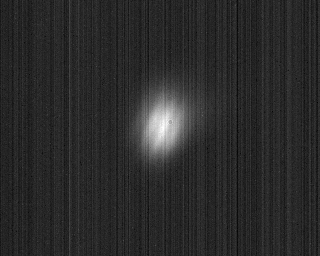
%> input picture raman-laser/L1_F0_f80_a70_t350.png, 320 x 256 px
$ octave demo_beamprofiler.m   (GNU Octave 9; MATLAB toolbox functions it lacks are replaced by stand-ins)
%> lines starting %> are read from the running program, lines starting %| are printed output that depends on the picture
### gauss2rot.m
function F = gauss2rot(p,x)
%% Gaussian function parameterisation
% 2D (bi-variate) Normal/Gaussian function with rotated principal axes with
% offset
%
%%%%%%%%%%%%%%%%%%%%%%%%%%%%%%%%%%%%%%%%%%%%%%%%%%%%%%%%%%%%%%%%%%%%%%%%%%%
% Parameter vector: p = [amp, mu_x, sig_x, mu_y, sig_y, theta, offset]
%
%
% DKS

%% Evaluate gaussian function
% transform to rotated coord system
%   Mrot = [cos(phi) -sin(phi); sin(phi) cos(phi)]
X(:,:,1)= (x(:,:,1)-p(2))*cos(p(6)) - (x(:,:,2)-p(4))*sin(p(6));
X(:,:,2)= (x(:,:,1)-p(2))*sin(p(6)) + (x(:,:,2)-p(4))*cos(p(6));

F=p(1)*exp(-( X(:,:,1).^2/(2*p(3)^2) + X(:,:,2).^2/(2*p(5)^2))) + p(7);

% [8 lines of commented-out code are left out]

### demo_beamprofiler.m
% demo script for beam profile analysis from camera image
%
% DK Shin
% 20180218
%

clc;
close all;

%% config
% camera
pixsize=20e-6;      % camera pixel pitch [m]

% filter
gfilt_sig=3;        % gaussian width

% data file
fname='L1_F0_f80_a70_t350.png';
% fname='L3_raman3_00.png';


%%% vis: publication
config_fig.units='centimeters';
config_fig.pos_2col=[0,0,17.2,6];      % 2-column
% config_fig.pos_2col=[0,0,8.6,3.2];      % 2-column
config_fig.rend='painters';
config_fig.ax_fontsize=9;
config_fig.ax_lwid=0.5;
config_fig.mark_siz=4;
config_fig.line_wid=0.5;


%% load raw image
Iraw=imread(fname);
%> Iraw is the input picture: size 256x320 uint16; min 3464, max 55360, mean 12289

if max(Iraw(:))==2^16-1
    warning('Image is saturated.');
end

% beam intensity - scale pixel values to [0,1]
Ibeam=double(Iraw)/double(max(Iraw(:)));

% get image axis
npixels=size(Ibeam);
%> npixels = [256 320]
x=pixsize*(1:npixels(1));
%> x = 256 values from 2e-05 to 0.00512
y=pixsize*(1:npixels(2));
%> y = 320 values from 2e-05 to 0.0064
[X,Y]=ndgrid(x,y);

% display beam profile
h_raw=figure('Name','beam profile');
s=surf(1e3*X,1e3*Y,Ibeam,'EdgeColor','none','FaceColor','interp');
cbar=colorbar;
cbar.Title.String='Intensity (a.u.)';
axis tight;
view(2);
xlabel('x (mm)');
ylabel('y (mm)');
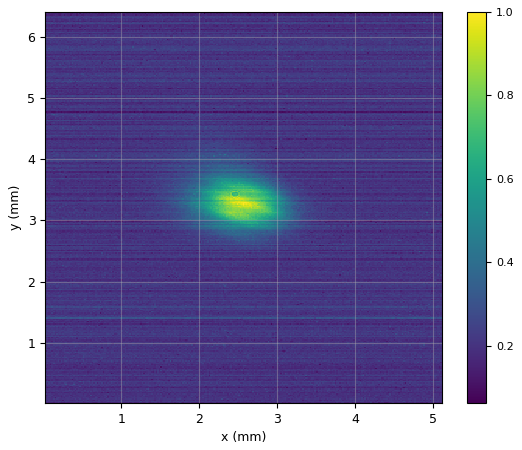
%> figure redrawn from the program's plot data


%% filter
Ifilt=imgaussfilt(Ibeam,gfilt_sig);
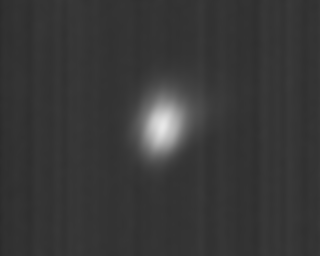
%> Ifilt: size 256x320 double; min 0.171, max 0.911, mean 0.222

% display beam profile
h_filt=figure('Name','beam profile (filtered)');
s=surf(1e3*X,1e3*Y,Ifilt,'EdgeColor','none','FaceColor','interp');
cbar=colorbar;
cbar.Title.String='Intensity (a.u.)';
axis tight;
view(2);
xlabel('x (mm)');
ylabel('y (mm)');
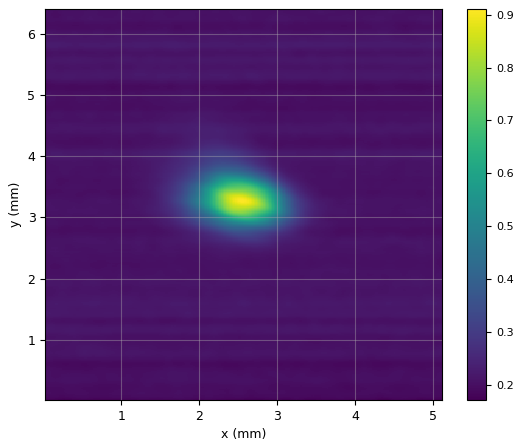
%> figure redrawn from the program's plot data


%% approximate beam profile
% centre
x0_approx=sum(X(:).*Ifilt(:))/sum(Ifilt(:));
%> x0_approx = 0.00256
y0_approx=sum(Y(:).*Ifilt(:))/sum(Ifilt(:));
%> y0_approx = 0.00323

% rms width
idx_x0=round(x0_approx/pixsize);
%> idx_x0 = 128
idx_y0=round(y0_approx/pixsize);
%> idx_y0 = 162
sigx_approx=sqrt(sum((X(:,idx_y0).^2).*Ifilt(:,idx_y0))/sum(Ifilt(:,idx_y0))-x0_approx^2);
%> sigx_approx = 0.00114
sigy_approx=sqrt(sum((Y(idx_x0,:).^2).*Ifilt(idx_x0,:))/sum(Ifilt(idx_x0,:))-y0_approx^2);
%> sigy_approx = 0.00159

amp_approx=Ifilt(idx_x0,idx_y0);
%> amp_approx = 0.906


%% fit beam profile
% 2D Gaussian with rotated axis
Z=cat(3,X,Y);       % format indep data array
p0=[amp_approx,x0_approx,sigx_approx,y0_approx,sigy_approx,0,0];
%> p0 = [0.906 0.00256 0.00114 0.00323 0.00159 0 0]

[p_fit,resnorm,residual,exitflag] = lsqcurvefit(@gauss2rot,p0,Z,Ifilt);
%> in gauss2rot, `X(:,:,1)= (x(:,:,1)-p(2))*cos(p(6)) - (x(:,:,2)-p(4))*sin(p(6));`:
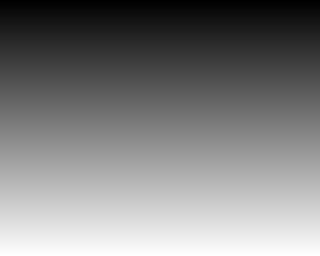
%> X: size 256x320 double; min -0.00254, max 0.00256, mean 7.98e-06; drawn with min black and max white
%> in gauss2rot, `F=p(1)*exp(-( X(:,:,1).^2/(2*p(3)^2) + X(:,:,2).^2/(2*p(5)^2))) + p(7);`:
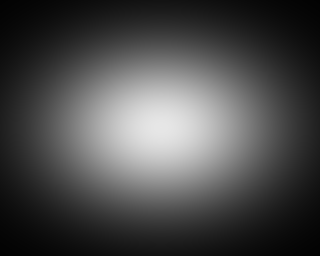
%> F: size 256x320 double; min 0.00944, max 0.906, mean 0.293
%> (the run ends here)
